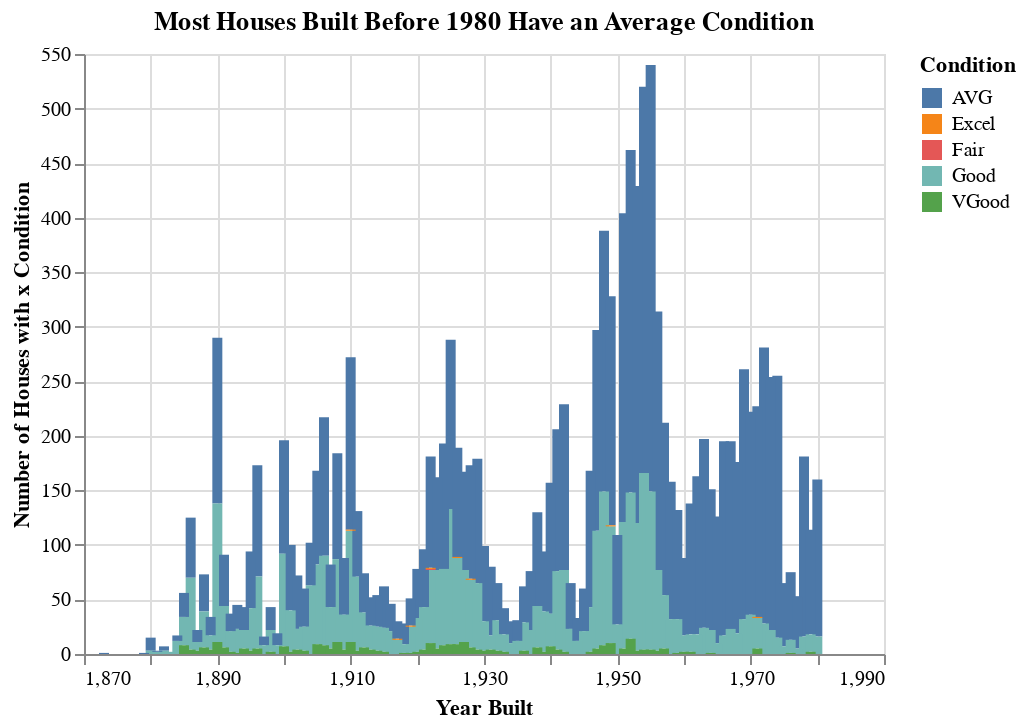

Notebook code for this chart:
### Code cell
chart2 = (alt.Chart(condition_before1980)
        .encode(x= alt.X("yrbuilt:Q", title = "Year Built" ),
                y = alt.Y("count:Q", title = "Number of Houses with x Condition" ),
                color= alt.Color("condition:N",title="Condition"))
        .mark_bar()
        .properties(title="Most Houses Built Before 1980 Have an Average Condition"))

chart2

### Figure 1 — Vega-Lite specification as saved in the notebook (floating-point values rounded to 4 significant figures; data arrays with more than 128 entries replaced by an {"elided": "..."} marker saying what was removed)
{"config": {"view": {"continuousWidth": 400, "continuousHeight": 300}}, "data": {"name": "data-902d78ded8fbee5215d3e98ed03e75b0"}, "mark": "bar", "encoding": {"color": {"type": "nominal", "field": "condition", "title": "Condition"}, "x": {"type": "quantitative", "field": "yrbuilt", "title": "Year Built"}, "y": {"type": "quantitative", "field": "count", "title": "Number of Houses with x Condition"}}, "title": "Most Houses Built Before 1980 Have an Average Condition", "$schema": "https://vega.github.io/schema/vega-lite/v4.8.1.json", "datasets": {"data-902d78ded8fbee5215d3e98ed03e75b0": {"elided": "280 records"}}}
